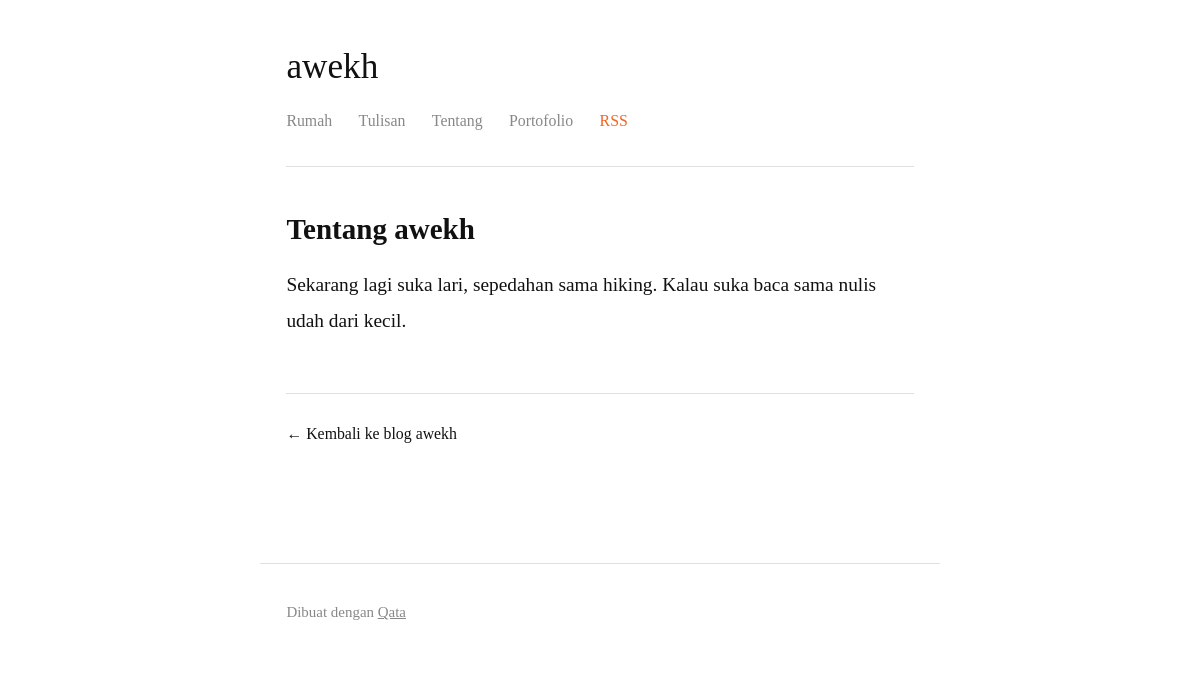
Page /awekh/tentang on the committed database.
### tables this page shows
CREATE TABLE users (
            id INTEGER PRIMARY KEY AUTOINCREMENT,
            username TEXT UNIQUE NOT NULL,
            email TEXT UNIQUE NOT NULL,
            password TEXT NOT NULL,
            display_name TEXT,
            bio TEXT,
            website TEXT,
            twitter TEXT,
            instagram TEXT,
            is_admin INTEGER DEFAULT 0,
            is_active INTEGER DEFAULT 1,
            created_at TIMESTAMP DEFAULT CURRENT_TIMESTAMP
        );

CREATE TABLE pages (
            id INTEGER PRIMARY KEY AUTOINCREMENT,
            user_id INTEGER NOT NULL,
            type TEXT NOT NULL,
            slug TEXT,
            title TEXT NOT NULL,
            content TEXT NOT NULL,
            content_html TEXT,
            created_at TIMESTAMP DEFAULT CURRENT_TIMESTAMP,
            updated_at TIMESTAMP DEFAULT CURRENT_TIMESTAMP,
            FOREIGN KEY (user_id) REFERENCES users (id),
            UNIQUE(user_id, type),
            UNIQUE(user_id, slug)
        );

### public.py (the view)
@public_bp.route('/<username>/tentang')
def user_about(username):
    db = get_db()
    user = db.execute(
        'SELECT * FROM users WHERE username = ? AND is_active = 1',
        (username,)
    ).fetchone()
    if user is None:
        abort(404)
    page = db.execute(
        'SELECT * FROM pages WHERE user_id = ? AND type = ?',
        (user['id'], 'tentang')
    ).fetchone()
    custom_pages = db.execute(
        'SELECT * FROM pages WHERE user_id = ? AND type = ?',
        (user['id'], 'custom')
    ).fetchall()
    return render_template('public/tentang.html',
                           user=user,
                           page=page,
                           custom_pages=custom_pages)

### database.py (called while the page is built)
def get_db():
    if 'db' not in g:
        g.db = sqlite3.connect(
            current_app.config['DATABASE']
        )
        g.db.text_factory = lambda b: b.decode('utf-8', errors='replace')
        g.db.row_factory = sqlite3.Row
        g.db.execute("PRAGMA journal_mode=WAL")
    return g.db

### templates/public/tentang.html (shortened to what this page needs)
{% extends 'base.html' %}
{% block content %}
<article class="post-full">
    <header class="post-header">
        <h1>{{ user['display_name'] }}</h1>
        <div class="blog-nav">
    <a href="{{ url_for('public.user_blog', username=user['username']) }}">Rumah</a>
    <a href="{{ url_for('public.user_archive', username=user['username']) }}">Tulisan</a>
    <a href="{{ url_for('public.user_about', username=user['username']) }}">Tentang</a>
    {% for cp in custom_pages %}
    <a href="{{ url_for('public.user_page', username=user['username'], slug=cp['slug']) }}">{{ cp['title'] }}</a>
    {% endfor %}
    <a href="{{ url_for('public.user_rss', username=user['username']) }}" class="rss-link">RSS</a>
</div>
    </header>
    <div class="post-content">
        {% if page and page['content_html'] %}
            {{ page['content_html'] | safe }}
        {% else %}
            <p class="empty-state">Pengguna ini belum mengisi halaman tentang.</p>
        {% endif %}
    </div>
    <footer class="post-footer">
        <a href="{{ url_for('public.user_blog', username=user['username']) }}">
            &larr; Kembali ke blog {{ user['display_name'] }}
        </a>
    </footer>
</article>
{% endblock %}

### static/style.css (style rules this page uses)
*, *::before, *::after { box-sizing: border-box; margin: 0; padding: 0; }
html, body { background: #fff; color: #111; font-family: 'Georgia', serif; font-size: 1.1rem; line-height: 1.8; }
a { color: #111; text-decoration: none; }
.blog-nav { margin-top: 1rem; display: flex; gap: 1.5rem; font-size: 0.9rem; }
.blog-nav a { color: #888; border-bottom: 2px solid transparent; padding-bottom: 2px; }
.post-full { max-width: 680px; margin: 0 auto; }
.post-header { margin-bottom: 2.5rem; padding-bottom: 1.5rem; border-bottom: 1px solid #e0e0e0; }
.post-header h1 { font-size: 2rem; line-height: 1.3; margin-bottom: 0.8rem; font-weight: normal; }
.post-content { line-height: 1.9; }
.post-content h1, .post-content h2, .post-content h3 { margin: 2rem 0 1rem; line-height: 1.3; }
.post-content p { margin-bottom: 1.2rem; }
.post-footer { margin-top: 3rem; padding-top: 1.5rem; border-top: 1px solid #e0e0e0; font-size: 0.9rem; }
.rss-link { color: #f26522 !important; }

### rows in the picture
users: display_name "awekh"
pages: title "Portofolio"
pages: content_html "Tentang awekh Sekarang lagi suka lari, sepedahan sama hiking. Kalau suka baca sama nulis udah dari kecil."
